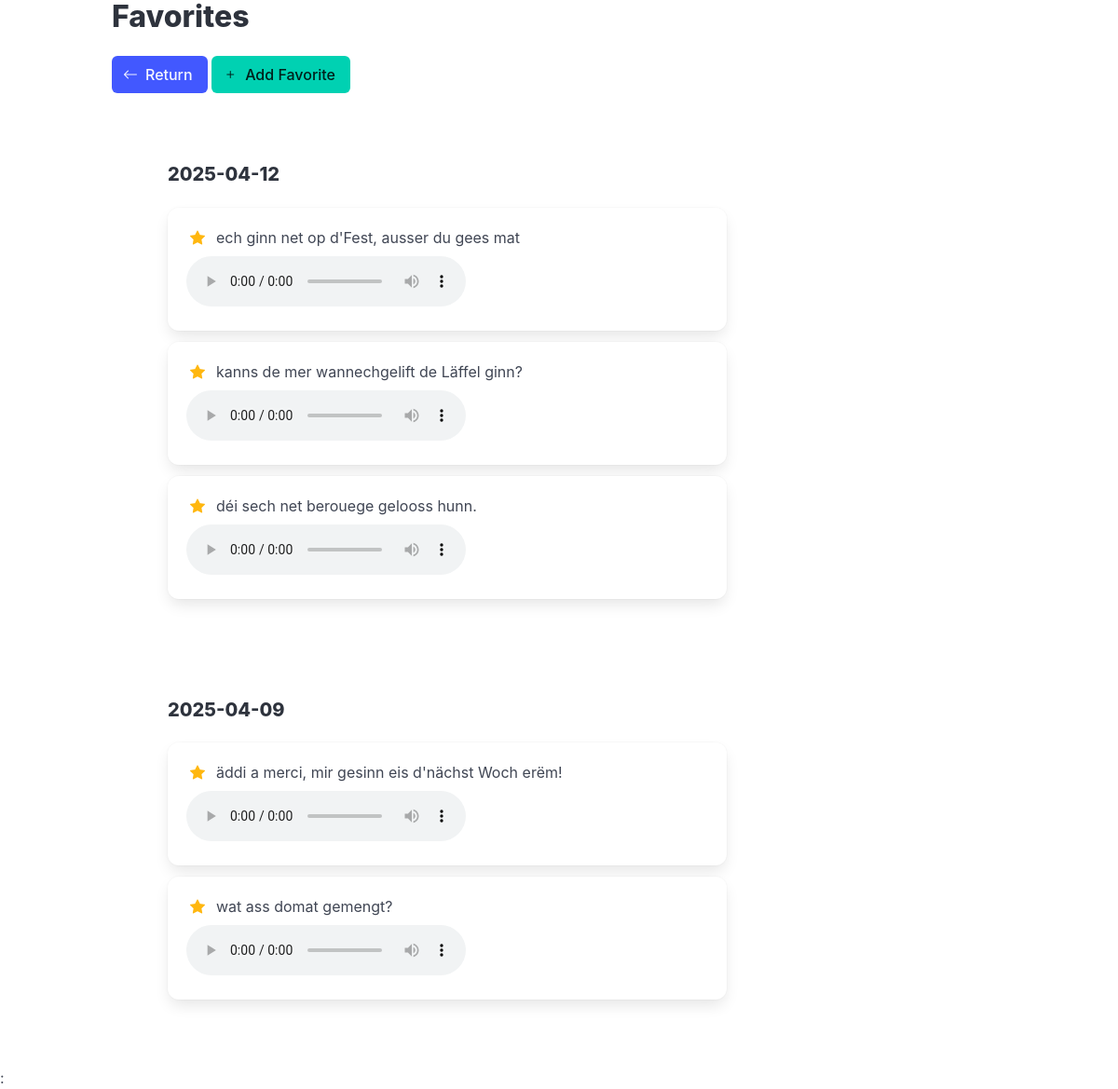
/favorites, run on the app's committed database.
### models.py (models this page shows)
class LODUserFav(db.Model):
    __tablename__ = 'LOD_USER_FAV'
    id = db.Column("ID", db.Integer, primary_key=True)
    user_id = db.Column("USER_ID", db.String, default="")
    ex_exam_id = db.Column("EX_EXAM_ID", db.Integer, db.ForeignKey('LOD_EXAM.ID'))
    fav_datetime = db.Column("FAV_DATETIME", db.DateTime, default=datetime.utcnow)

class LODExam(db.Model):
    __tablename__ = 'LOD_EXAM'
    id = db.Column("ID", db.Integer, primary_key=True)
    ex_lodid = db.Column("EX_LODID", db.String, db.ForeignKey('LOD_WORD.LODID'))
    example = db.Column("EXAMPLE", db.Text)
    audio = db.Column("AUDIO", db.String)

### app.py (the view)
@app.route("/favorites")
def favorites():
    user_id = ""  # replace with actual logged-in user ID if available
    favorites = (
        db.session.query(LODUserFav, LODExam)
        .join(LODExam, LODUserFav.ex_exam_id == LODExam.id)
        .filter(LODUserFav.user_id == user_id)
        .order_by(LODUserFav.fav_datetime.desc())
        .all()
    )
    from collections import defaultdict
    from datetime import datetime
    grouped = defaultdict(list)
    for fav, exam in favorites:
        date_key = fav.fav_datetime.strftime("%Y-%m-%d")
        grouped[date_key].append({
            "fav_id": fav.id,
            "exam_id": exam.id,
            "example": exam.example,
            "audio": exam.audio
        })
    return render_template("favorites.html", grouped=grouped)

### templates/favorites.html (shortened to what this page needs)
{% extends "layout.html" %}
{% block content %}
<h1 class="title">Favorites</h1>
<div class="mb-4">
  <a href="{{ url_for('index') }}" class="button is-link">
    <span class="icon"><i class="bi bi-arrow-left"></i></span>
    <span>Return</span>
  </a>
  <button class="button is-primary" onclick="document.getElementById('manualModal').classList.add('is-active')">
    <span class="icon"><i class="bi bi-plus"></i></span>
    <span>Add Favorite</span>
  </button>
</div>
<div class="column is-9">
    {% for date, examples in grouped.items() %}
      <section class="section">
        <h4 class="title is-5">{{ date }}</h4>
        <ul>
          {% for item in examples %}
            <div class="box mb-3" id="fav-{{ item.fav_id }}">
              <div class="is-flex is-align-items-center">
                <span class="icon has-text-warning is-clickable unfav mr-2" data-fav-id="{{ item.fav_id }}">
                  <i class="bi bi-star-fill"></i>
                </span>
                <span>{{ item.example }}</span>
              </div>
              <div class="mt-2">
                <audio controls src="{{ item.audio }}"></audio>
              </div>
            </div>
          {% endfor %}
        </ul>
      </section>
    {% endfor %}
  </div>
{% endblock %}
{% block scripts %}:
  {% endblock  %}:

### data on the page
LODUserFav: example "ech ginn net op d'Fest, ausser du gees mat"
LODUserFav: example "kanns de mer wannechgelift de Läffel ginn?"
LODUserFav: example "déi sech net berouege gelooss hunn."
LODUserFav: example "äddi a merci, mir gesinn eis d'nächst Woch erëm!"
LODUserFav: example "wat ass domat gemengt?"

### other printed values
{{ date }} "2025-04-12" "2025-04-09"
